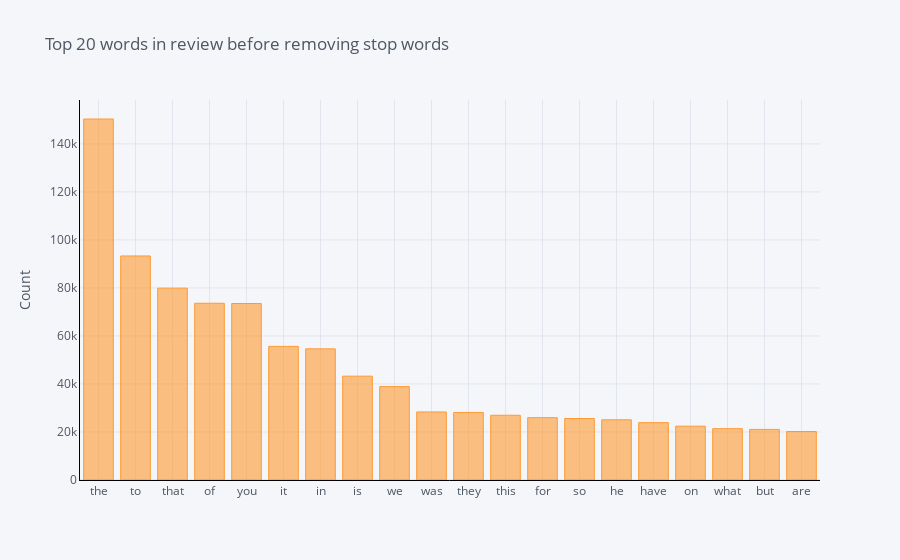

This figure's notebook cell:
### Markdown cell above
## The distribution of top unigrams before removing stop words

### Code cell
def get_top_n_words(corpus, n=None):
    vec = CountVectorizer().fit(corpus)
    bag_of_words = vec.transform(corpus)
    sum_words = bag_of_words.sum(axis=0) 
    words_freq = [(word, sum_words[0, idx]) for word, idx in vec.vocabulary_.items()]
    words_freq =sorted(words_freq, key = lambda x: x[1], reverse=True)
    return words_freq[:n]
common_words = get_top_n_words(df['text'], 20)
df1 = pd.DataFrame(common_words, columns = ['text' , 'count'])
df1
df1.groupby('text').sum()['count'].sort_values(ascending=False).iplot(
    kind='bar', yTitle='Count', linecolor='black', title='Top 20 words in review before removing stop words')

### Figure 1 — Plotly figure (JSON) as saved in the notebook; plotly's stock layout.template omitted (floating-point values rounded to 4 significant figures)
{"data": [{"marker": {"color": "rgba(255, 153, 51, 0.6)", "line": {"color": "rgba(255, 153, 51, 1.0)", "width": 1}}, "name": "count", "orientation": "v", "text": "", "type": "bar", "x": ["the", "to", "that", "of", "you", "it", "in", "is", "we", "was", "they", "this", "for", "so", "he", "have", "on", "what", "but", "are"], "y": [150377, 93324, 79909, 73625, 73516, 55656, 54623, 43256, 38911, 28350, 28155, 26974, 25964, 25618, 25081, 23889, 22416, 21388, 21076, 20195]}], "layout": {"legend": {"bgcolor": "#F5F6F9", "font": {"color": "#4D5663"}}, "paper_bgcolor": "#F5F6F9", "plot_bgcolor": "#F5F6F9", "title": {"font": {"color": "#4D5663"}, "text": "Top 20 words in review before removing stop words"}, "xaxis": {"gridcolor": "#E1E5ED", "linecolor": "black", "showgrid": true, "tickfont": {"color": "#4D5663"}, "title": {"font": {"color": "#4D5663"}, "text": ""}, "zerolinecolor": "#E1E5ED"}, "yaxis": {"gridcolor": "#E1E5ED", "linecolor": "black", "showgrid": true, "tickfont": {"color": "#4D5663"}, "title": {"font": {"color": "#4D5663"}, "text": "Count"}, "zerolinecolor": "#E1E5ED"}}}
